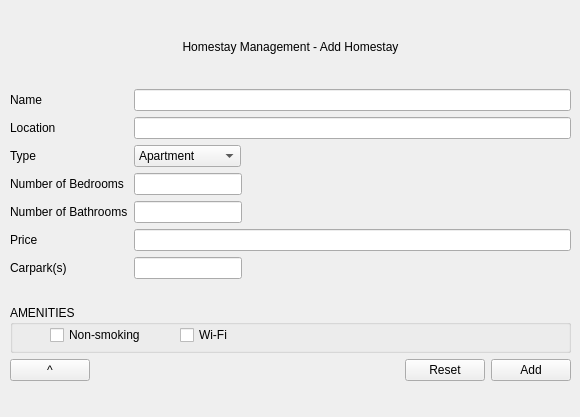
<?xml version="1.0" encoding="UTF-8"?>
<ui version="4.0">
 <class>HomestayAdd</class>
 <widget class="QWidget" name="HomestayAdd">
  <property name="geometry">
   <rect>
    <x>0</x>
    <y>0</y>
    <width>580</width>
    <height>417</height>
   </rect>
  </property>
  <property name="sizePolicy">
   <sizepolicy hsizetype="Preferred" vsizetype="Preferred">
    <horstretch>0</horstretch>
    <verstretch>0</verstretch>
   </sizepolicy>
  </property>
  <property name="minimumSize">
   <size>
    <width>0</width>
    <height>0</height>
   </size>
  </property>
  <property name="maximumSize">
   <size>
    <width>62277</width>
    <height>63252</height>
   </size>
  </property>
  <property name="windowTitle">
   <string>Stayiesta - Add Homestay</string>
  </property>
  <widget class="QWidget" name="verticalLayoutWidget">
   <property name="geometry">
    <rect>
     <x>10</x>
     <y>10</y>
     <width>561</width>
     <height>371</height>
    </rect>
   </property>
   <layout class="QVBoxLayout" name="verticalLayout">
    <item>
     <widget class="QLabel" name="label_7">
      <property name="text">
       <string>Homestay Management - Add Homestay</string>
      </property>
      <property name="alignment">
       <set>Qt::AlignCenter</set>
      </property>
     </widget>
    </item>
    <item>
     <layout class="QFormLayout" name="formLayout_3">
      <property name="fieldGrowthPolicy">
       <enum>QFormLayout::ExpandingFieldsGrow</enum>
      </property>
      <property name="formAlignment">
       <set>Qt::AlignLeading|Qt::AlignLeft|Qt::AlignTop</set>
      </property>
      <item row="1" column="0">
       <widget class="QLabel" name="label_4">
        <property name="text">
         <string>Name</string>
        </property>
       </widget>
      </item>
      <item row="1" column="1">
       <widget class="QLineEdit" name="lineEditName"/>
      </item>
      <item row="2" column="0">
       <widget class="QLabel" name="label_5">
        <property name="text">
         <string>Location</string>
        </property>
       </widget>
      </item>
      <item row="2" column="1">
       <widget class="QLineEdit" name="lineEditLoc"/>
      </item>
      <item row="3" column="0">
       <widget class="QLabel" name="label_9">
        <property name="text">
         <string>Type</string>
        </property>
       </widget>
      </item>
      <item row="3" column="1">
       <widget class="QComboBox" name="comboBoxType">
        <item>
         <property name="text">
          <string>Apartment</string>
         </property>
        </item>
        <item>
         <property name="text">
          <string>Condominium</string>
         </property>
        </item>
        <item>
         <property name="text">
          <string>Villa</string>
         </property>
        </item>
        <item>
         <property name="text">
          <string>Bungalow</string>
         </property>
        </item>
        <item>
         <property name="text">
          <string>Terrace</string>
         </property>
        </item>
       </widget>
      </item>
      <item row="4" column="0">
       <widget class="QLabel" name="label_3">
        <property name="text">
         <string>Number of Bedrooms</string>
        </property>
       </widget>
      </item>
      <item row="4" column="1">
       <widget class="QLineEdit" name="lineEditBed">
        <property name="sizePolicy">
         <sizepolicy hsizetype="Minimum" vsizetype="Fixed">
          <horstretch>0</horstretch>
          <verstretch>0</verstretch>
         </sizepolicy>
        </property>
        <property name="minimumSize">
         <size>
          <width>14</width>
          <height>0</height>
         </size>
        </property>
       </widget>
      </item>
      <item row="5" column="0">
       <widget class="QLabel" name="label_2">
        <property name="text">
         <string>Number of Bathrooms</string>
        </property>
       </widget>
      </item>
      <item row="5" column="1">
       <widget class="QLineEdit" name="lineEditBath">
        <property name="sizePolicy">
         <sizepolicy hsizetype="Minimum" vsizetype="Fixed">
          <horstretch>0</horstretch>
          <verstretch>0</verstretch>
         </sizepolicy>
        </property>
        <property name="minimumSize">
         <size>
          <width>10</width>
          <height>0</height>
         </size>
        </property>
       </widget>
      </item>
      <item row="6" column="0">
       <widget class="QLabel" name="label">
        <property name="text">
         <string>Price</string>
        </property>
       </widget>
      </item>
      <item row="6" column="1">
       <widget class="QLineEdit" name="lineEditPrice"/>
      </item>
      <item row="7" column="0">
       <widget class="QLabel" name="label_8">
        <property name="text">
         <string>Carpark(s)</string>
        </property>
       </widget>
      </item>
      <item row="7" column="1">
       <widget class="QLineEdit" name="lineEditCar">
        <property name="sizePolicy">
         <sizepolicy hsizetype="Fixed" vsizetype="Fixed">
          <horstretch>0</horstretch>
          <verstretch>0</verstretch>
         </sizepolicy>
        </property>
       </widget>
      </item>
      <item row="8" column="1">
       <widget class="QLabel" name="aLabel">
        <property name="text">
         <string/>
        </property>
       </widget>
      </item>
     </layout>
    </item>
    <item>
     <widget class="QGroupBox" name="groupBox">
      <property name="sizePolicy">
       <sizepolicy hsizetype="Minimum" vsizetype="Fixed">
        <horstretch>0</horstretch>
        <verstretch>0</verstretch>
       </sizepolicy>
      </property>
      <property name="minimumSize">
       <size>
        <width>0</width>
        <height>48</height>
       </size>
      </property>
      <property name="title">
       <string>AMENITIES</string>
      </property>
      <widget class="QCheckBox" name="checkBoxSmoke">
       <property name="geometry">
        <rect>
         <x>40</x>
         <y>20</y>
         <width>111</width>
         <height>20</height>
        </rect>
       </property>
       <property name="text">
        <string>Non-smoking</string>
       </property>
      </widget>
      <widget class="QCheckBox" name="checkBoxWifi">
       <property name="geometry">
        <rect>
         <x>170</x>
         <y>20</y>
         <width>86</width>
         <height>20</height>
        </rect>
       </property>
       <property name="text">
        <string>Wi-Fi</string>
       </property>
      </widget>
     </widget>
    </item>
    <item>
     <layout class="QHBoxLayout" name="horizontalLayout_2">
      <item>
       <widget class="QPushButton" name="buttonHome">
        <property name="sizePolicy">
         <sizepolicy hsizetype="Fixed" vsizetype="Fixed">
          <horstretch>0</horstretch>
          <verstretch>0</verstretch>
         </sizepolicy>
        </property>
        <property name="minimumSize">
         <size>
          <width>10</width>
          <height>0</height>
         </size>
        </property>
        <property name="text">
         <string>^</string>
        </property>
       </widget>
      </item>
      <item>
       <spacer name="horizontalSpacer">
        <property name="orientation">
         <enum>Qt::Horizontal</enum>
        </property>
        <property name="sizeHint" stdset="0">
         <size>
          <width>30</width>
          <height>20</height>
         </size>
        </property>
       </spacer>
      </item>
      <item>
       <widget class="QPushButton" name="buttonReset">
        <property name="text">
         <string>Reset</string>
        </property>
       </widget>
      </item>
      <item>
       <widget class="QPushButton" name="buttonAdd">
        <property name="text">
         <string>Add</string>
        </property>
       </widget>
      </item>
     </layout>
    </item>
   </layout>
  </widget>
 </widget>
 <resources/>
 <connections/>
</ui>
